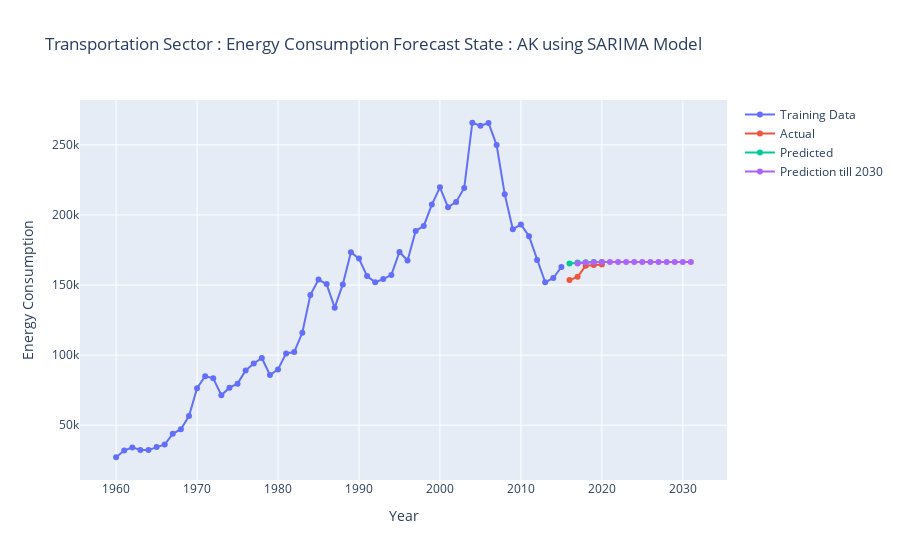
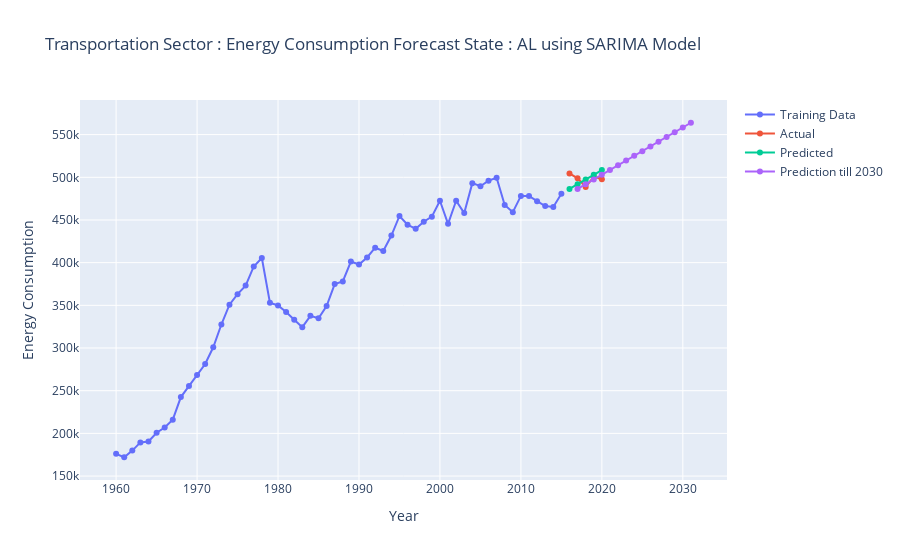
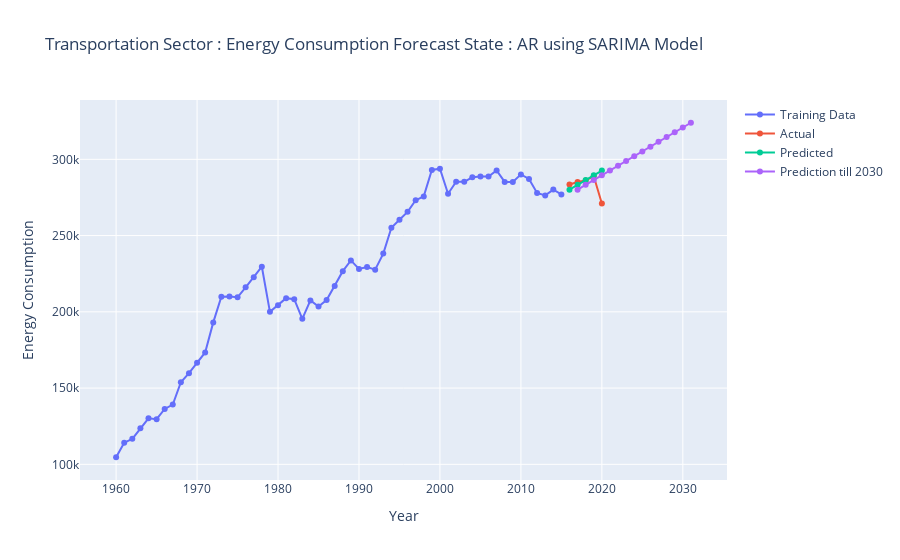
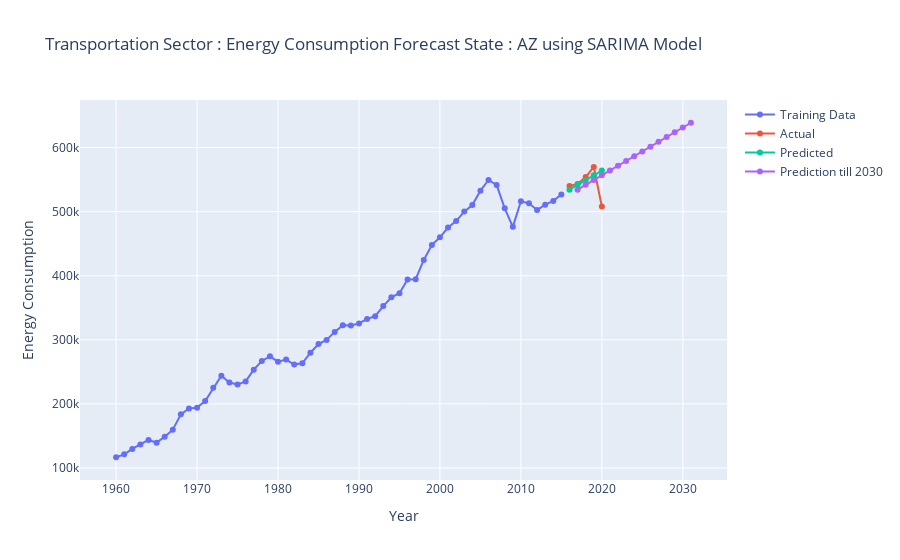

These figures' notebook cell, in order:
### Markdown cell above
## Using SARIMA Model

### Code cell
os.makedirs('Plots/use_tot_Sector_data_Transportation_Sector/Sarima_results_plots',exist_ok=True)

for State in df_trans['State'].unique():
        try:
            
            fig = go.Figure()

            # Get the energy consumption data for the current country and sector
            df_filter = df_trans[df_trans['State'] == State ][['Year', 'Yearly Data']]
            df_filter_index = df_filter.set_index('Year')

            train_data = df_filter[:-5]
            test_data = df_filter[-5:]
            
            # Prepare the data for modeling
            years = df_filter_index.index
            energy_consumption = df_filter_index.values.flatten()

                    # Split the data into training and testing
            # Use all data except the last 5 years for training
            Horizan = -5
            train_data = energy_consumption[:Horizan]
            test_data = energy_consumption[Horizan:]  # Use the last 5 years for testing

            # Fit the auto ARIMA model
            model = auto_arima(train_data, seasonal=False)
            model.fit(train_data)

            # Generate predictions
            predictions = model.predict(n_periods=len(test_data))
            predictions_ahead_in_future = model.predict(n_periods=len(test_data)+15)

            # Calculate evaluation metrics
            mae = mean_absolute_error(test_data, predictions)
            mse = mean_squared_error(test_data, predictions)
            mape = np.mean(np.abs((test_data - predictions) / test_data)) * 100

            print('Mean Absolute Error (MAE):', np.round(mae,2))
            print('Mean Squared Error (MSE):', np.round(mse,2))
            print('Mean Absolute Percentage Error (MAPE):', np.round(mape,2))
            
            # Plot the training data
            fig.add_trace(go.Scatter(
                x=years[:Horizan], y=train_data, mode='lines+markers', name='Training Data'))

            # Plot the predictions
            fig.add_trace(go.Scatter(
                x=years[Horizan:], y=test_data, mode='lines+markers', name='Actual'))
            fig.add_trace(go.Scatter(
                x=years[Horizan:], y=predictions, mode='lines+markers', name='Predicted'))

            fig.add_trace(go.Scatter(
                x=pd.date_range(start = years[Horizan],periods=15,freq='Y'), y=predictions_ahead_in_future, mode='lines+markers', name='Prediction till 2030'))

            # Update the layout
            fig.update_layout(title=f'Transportation Sector : Energy Consumption Forecast State : {State} using SARIMA Model',
                            xaxis_title='Year', yaxis_title='Energy Consumption')

            # Show the plot
            fig.show()
            # print(State,msn)
            fig.write_image(f'Plots/use_tot_Sector_data_Transportation_Sector/Sarima_results_plots/{State}.png')
            # break
        except:
            print('Error occoured in Combination State : {} and MSN : {} Due NaN Value'.format(State,mse))
        # break
